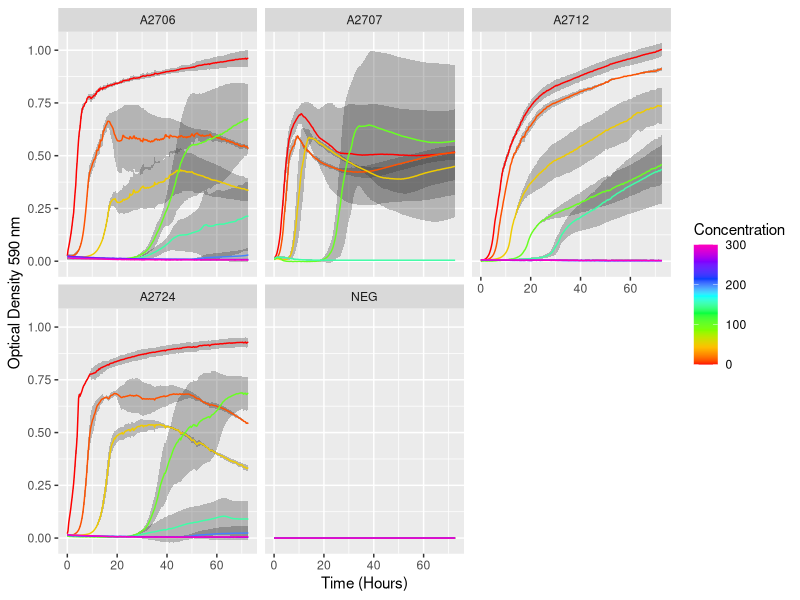
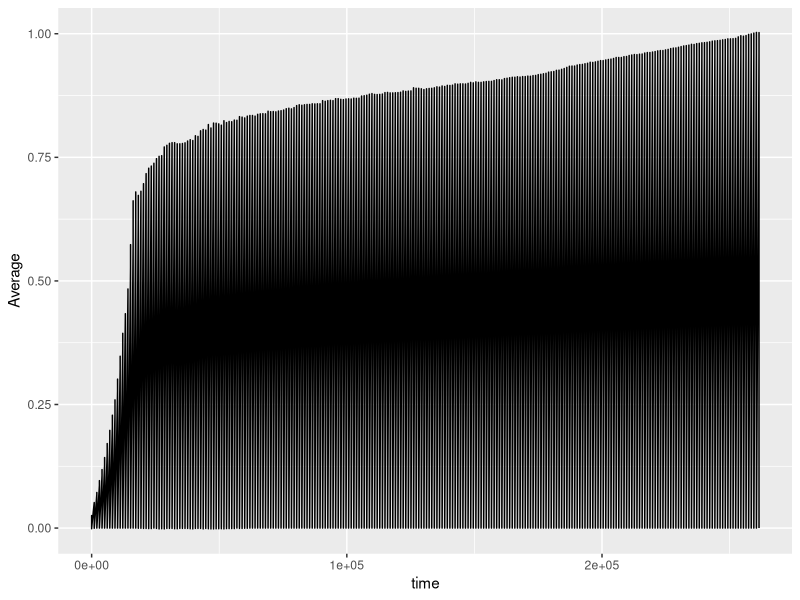
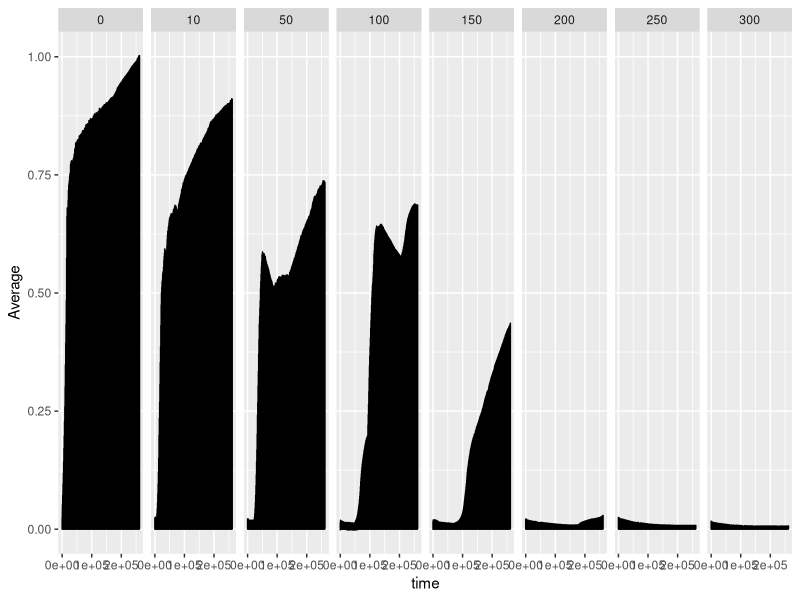
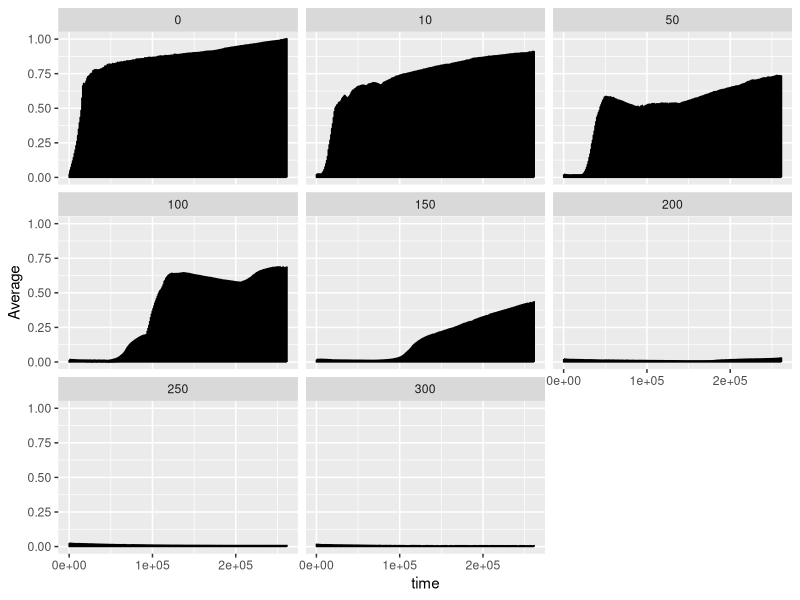
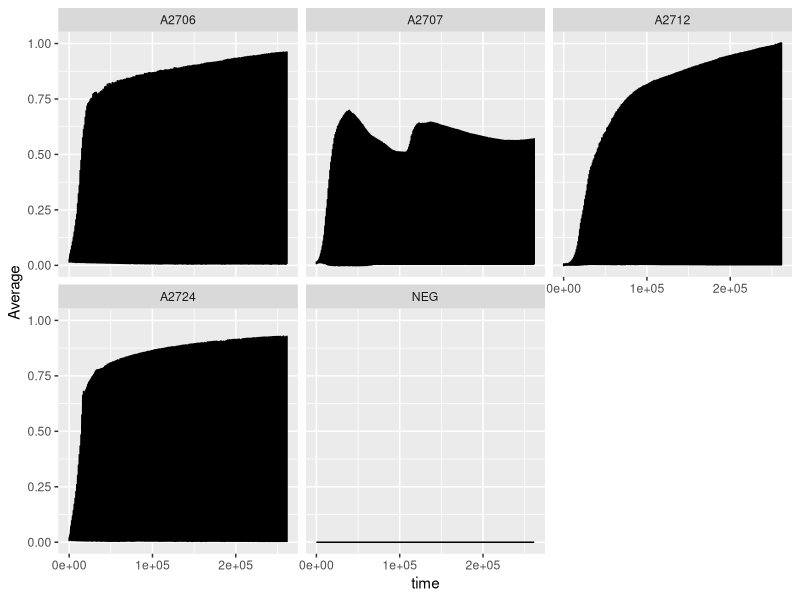
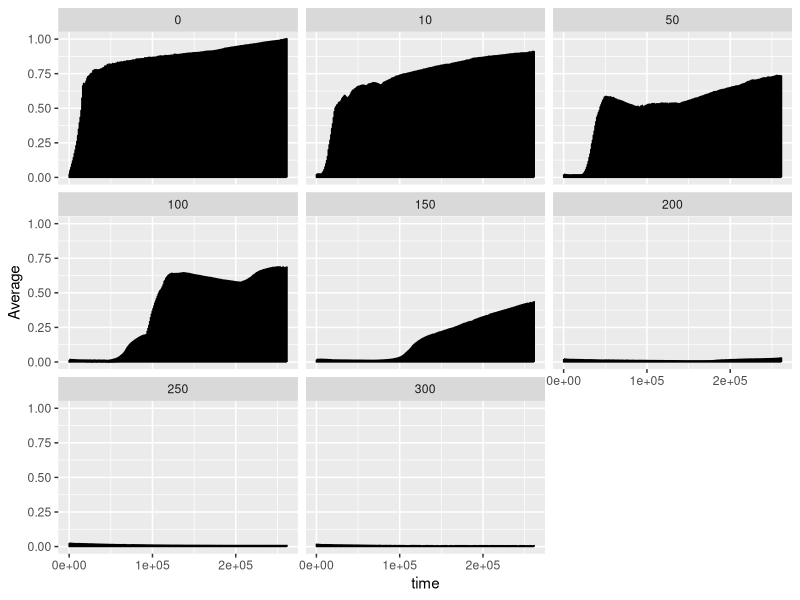
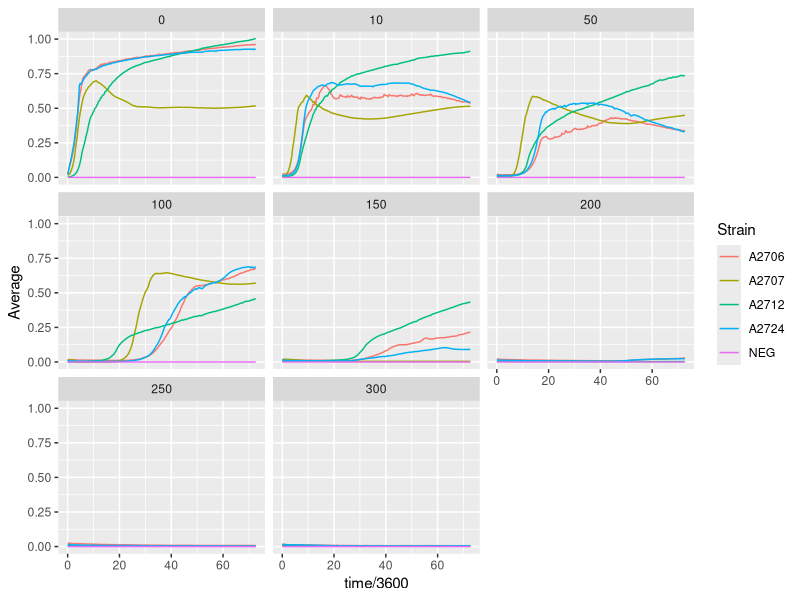
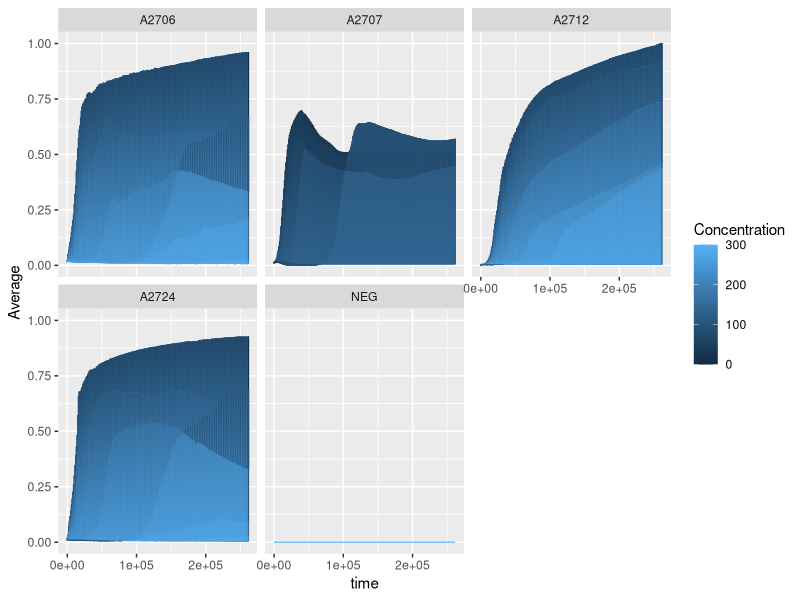

These figures' R source, in order:
library(reshape2)
library(dplyr)
library(ggplot2)

# Read in the raw data and the platemap. You may need to first change your
# working directory with the setwd command.
rawdata <- read.csv("gc.rawdata.csv")

#read in platemap (created manually)
platemap <- read.csv("20160425_Platemap_High_MIC.csv")

#define well names
labels=c("Time", "A01", "A02", "A03", "A04", "A05", "A06", "A07", "A08", "A09", "A10", "A11", "A12", "B01", "B02", "B03", "B04", "B05", "B06", "B07", "B08", "B09", "B10", "B11", "B12", "C01", "C02", "C03", "C04", "C05", "C06", "C07", "C08", "C09", "C10", "C11", "C12", "D01", "D02", "D03", "D04", "D05", "D06", "D07", "D08", "D09", "D10", "D11", "D12", "E01", "E02", "E03", "E04", "E05", "E06", "E07", "E08", "E09", "E10", "E11", "E12", "F01", "F02", "F03", "F04", "F05", "F06", "F07", "F08", "F09", "F10", "F11", "F12", "G01", "G02", "G03", "G04", "G05", "G06", "G07", "G08", "G09", "G10", "G11", "G12", "H01", "H02", "H03", "H04", "H05", "H06", "H07", "H08", "H09", "H10", "H11", "H12")

#make well names column names
colnames(rawdata)=labels

#remove s from time column
rawdata$Time=gsub('s', '', rawdata$Time)

# Reshape the data. Instead of rows containing the Time, Temperature,
# and readings for each Well, rows will contain the Time, Temperature, a
# Well ID, and the reading at that Well.
reshaped <- melt(rawdata, id="Time", variable.name="Well",
                 value.name="OD590")

# Add information about the experiment from the plate map. For each Well
# defined in both the reshaped data and the platemap, each resulting row
# will contain the absorbance measurement as well as the additional columns
# and values from the platemap.
annotated <- inner_join(reshaped, platemap, by="Well")

#write function to give confidence intervals
conf_int95 <- function(data) {
  n <- length(data)
  error <- qt(0.975, df=n-1) * sd(data)/sqrt(n)
  return(error)
}

#make OD590 a number
annotated$OD590=as.numeric(annotated$OD590)

#make time a number
annotated$time=as.numeric(annotated$Time)

# Group the data by the different experimental variables and calculate the
# sample size, average OD600, and standard deviation around the mean.
stats=group_by(annotated, Strain, Concentration, time) %>%
  summarise(N=length(OD590),
            Average=mean(OD590),
            SD=sd(OD590))

# Plot the average OD600 over time for each strain in each environment
ggplot(data=stats, aes(x=time/3600, y=Average, color=Concentration, group=Concentration)) +
  geom_ribbon(aes(ymin=Average-SD, ymax=Average+SD, color=Concentration),
              color=NA, alpha=0.3) +
  geom_line(aes(color=Concentration)) +
  scale_color_gradientn(colours=rainbow(8)) +
  facet_wrap(~Strain, nrow=2) +
  labs(x="Time (Hours)", y="Optical Density 590 nm")


#GC without faceting 
ggplot(data=stats, aes(x=time, y=Average)) +
  geom_line() 

#faceting by arsenic concentration (grid v. wrap)
ggplot(data=stats, aes(x=time, y=Average)) +
  geom_line() +
  facet_grid(~Concentration)

ggplot(data=stats, aes(x=time, y=Average)) +
  geom_line() +
  facet_wrap(~Concentration)


#faceting by arsenic concentration (try facet_wrap Concentration and strain)
ggplot(data=stats, aes(x=time, y=Average)) +
  geom_line() +
  facet_wrap(~Strain)

ggplot(data=stats, aes(x=time, y=Average)) +
  geom_line() +
  facet_wrap(~Concentration)

#add color to split variables further
ggplot(data=stats, aes(x=time/3600, y=Average, color=Strain)) +
  geom_line() +
  facet_wrap(~Concentration)

#add layer
ggplot(data=stats, aes(x=time, y=Average, color=Concentration)) +
  geom_line() +
  facet_wrap(~Strain)

#need to group!
ggplot(data=stats, aes(x=time, y=Average, color=Concentration, group=Concentration)) +
  geom_line() +
  facet_wrap(~Strain)

#improvements (color)
ggplot(data=stats, aes(x=time, y=Average, color=Concentration, group=Concentration)) +
  geom_line() +
  facet_wrap(~Strain) +
  scale_color_gradientn(colours=rainbow(8)) 

#improvements (time)
ggplot(data=stats, aes(x=time/3600, y=Average, color=Concentration, group=Concentration)) +
  geom_line() +
  facet_wrap(~Strain) +
  scale_color_gradientn(colours=rainbow(8)) 

#axes labels
ggplot(data=stats, aes(x=time/3600, y=Average, color=Concentration, group=Concentration)) +
  geom_line() +
  facet_wrap(~Strain) +
  scale_color_gradientn(colours=rainbow(8)) +
  labs(x="Time (Hours)", y="OD590")

#errorbars
ggplot(data=stats, aes(x=time/3600, y=Average, color=Concentration, group=Concentration)) +
  geom_ribbon(aes(ymin=Average-SD, ymax=Average+SD), color=NA, alpha=0.2) +
  geom_line() +
  facet_wrap(~Strain) +
  scale_color_gradientn(colours=rainbow(8)) +
  labs(x="Time (Hours)", y="OD590")

#themes
ggplot(data=stats, aes(x=time/3600, y=Average, color=Concentration, group=Concentration)) +
  geom_ribbon(aes(ymin=Average-SD, ymax=Average+SD), color=NA, alpha=0.2) +
  geom_line() +
  facet_wrap(~Strain) +
  scale_color_gradientn(colours=rainbow(8)) +
  labs(x="Time (Hours)", y="OD590") +
  theme_minimal()

#other types of error bars
ggplot(data=stats, aes(x=time/3600, y=Average, group=Concentration)) +
  geom_errorbar(aes(ymin=Average-SD, ymax=Average+SD)) +
  geom_point(aes(color=Concentration)) +
  facet_wrap(~Strain) +
  scale_color_gradientn(colours=rainbow(8)) +
  labs(x="Time (Hours)", y="OD590") +
  xlim(0,10) +
  theme_minimal(base_size = 11, base_family = "serif")

